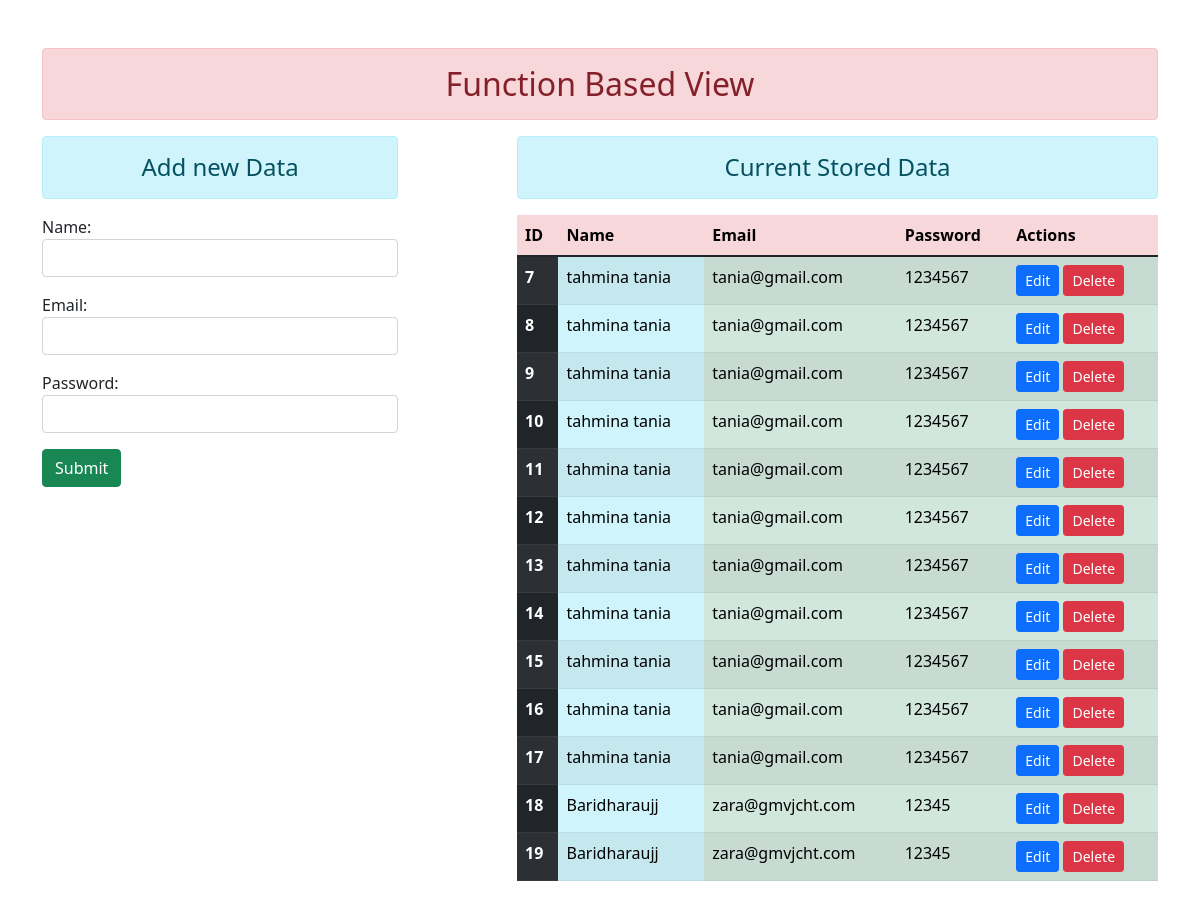
The page / on the database its author committed.
### crud/models.py (models this page shows)
class user(models.Model):
    name=models.CharField(max_length=200)
    email=models.EmailField(max_length=50)
    password=models.CharField(max_length=200)

### crud/views.py (the view)
# urls.py: path('', views.add_show, name="add"),
def add_show(request):
    if request.method == 'POST':
        fm = Sregistration(request.POST)
        student = user.objects.all()
        if fm.is_valid():
            N = fm.cleaned_data['name']
            E = fm.cleaned_data['email']
            P = fm.cleaned_data['password']
            reg = user(name=N, email=E, password=P)
            reg.save()
    else:
        fm = Sregistration()
    student = user.objects.all()
    return render(request, 'crud/addNshow.html', {
        'form': fm,
        'stud': student
    })

### crud/forms.py
class Sregistration(forms.ModelForm):
    class Meta:
        model = user
        fields = ['name', 'email', 'password']
        widgets = {
            'name': forms.TextInput(attrs={'class': 'form-control'}),
            'email': forms.EmailInput(attrs={'class': 'form-control'}),
            'password': forms.PasswordInput(render_value=True, attrs={'class': 'form-control'})
        }

### crud/templates/crud/addNshow.html (shortened to what this page needs)
{% extends 'crud/base.html' %}
{% block content %}
<div class="row">
    <div class="col-sm-4">
        <h4 class="text-center alert alert-info">Add new Data</h4>
        <form action="" method="POST">
            {{form.as_p}}
            <input type="Submit" class="btn btn-success" value="Submit">
        </form>
    </div>
    <div class="col-sm-7 offset-1">
        <h4 class="text-center alert alert-info">Current Stored Data</h4>
        {%if stud %}
        <table class="table table-striped table-hover">
            <thead class="table-danger">
                <th scope="col">ID</th>
                <th scope="col">Name</th>
                <th scope="col">Email</th>
                <th scope="col">Password</th>
                <th scope="col">Actions</th>
            </thead>
            <tbody>
                {%for items in stud%}
                <tr class="table-success">
                  <th class="table-dark"  scope="row">{{items.id}}</th>
                  <td class="table-info">{{items.name}}</td>
                  <td>{{items.email}}</td>
                  <td class="table-Secondary">{{items.password}}</td>
                  <td>
                      <a href="{% url 'updated' items.id%}" class="btn btn-primary btn-sm">Edit</a>
                      <form action="{% url 'del' items.id%}" method="POST" class="d-inline">
                        <input type="submit" class="btn btn-danger btn-sm" value="Delete">
                      </form>
                  </td>
                </tr>
                {% endfor %}
             </tbody>
          </table>
        {%else%}
         <h4 class="text-center alert alert-warning"> No Record Found </h4>
        {%endif%}
    </div>
</div>
{% endblock  %}

### crud/templates/crud/base.html (shortened to what this page needs)
<!DOCTYPE html>
{%load static%}
<html>
    <head>
        <link rel="stylesheet" href="{%static 'crud/css/bootstrap.css'%}">
    </head>
    <body>
        <div class="container mt-5">
            <h2 class="text-center alert alert-danger">Function Based View </h2>
            {% block content %}
            {% endblock content %}
        </div>
    </body>
</html>

### rows shown on the page
user: id "7", name "tahmina tania", email "tania@gmail.com", password "1234567"
user: id "8", name "tahmina tania", email "tania@gmail.com", password "1234567"
user: id "9", name "tahmina tania", email "tania@gmail.com", password "1234567"
user: id "10", name "tahmina tania", email "tania@gmail.com", password "1234567"
user: id "11", name "tahmina tania", email "tania@gmail.com", password "1234567"
user: id "12", name "tahmina tania", email "tania@gmail.com", password "1234567"
user: id "13", name "tahmina tania", email "tania@gmail.com", password "1234567"
user: id "14", name "tahmina tania", email "tania@gmail.com", password "1234567"
user: id "15", name "tahmina tania", email "tania@gmail.com", password "1234567"
user: id "16", name "tahmina tania", email "tania@gmail.com", password "1234567"
user: id "17", name "tahmina tania", email "tania@gmail.com", password "1234567"
user: id "18", name "Baridharaujj", email "zara@gmvjcht.com", password "12345"
user: id "19", name "Baridharaujj", email "zara@gmvjcht.com", password "12345"
